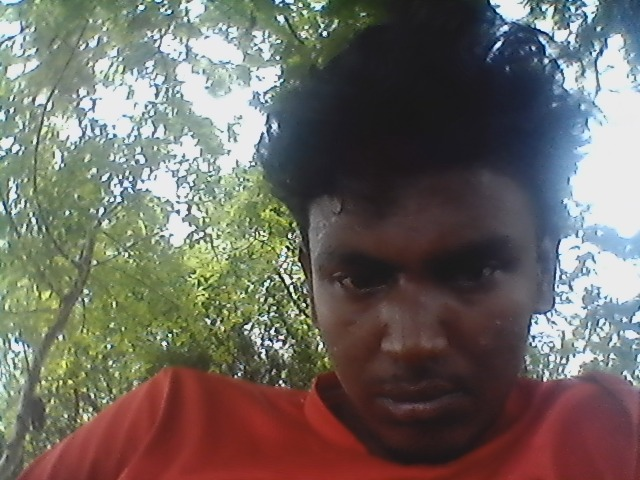
#> input picture backend/uploads/3/44bd28c56ef548beb4592e6b5f680fc1.jpg, 640 x 480 px
$ python -i ai_analysis.py   (imports and definitions only)
#> lines starting #> are read from the running program, lines starting #| are printed output that depends on the picture
"""AI analysis services using MediaPipe and OpenCV."""

import math
from dataclasses import dataclass, field

import cv2
import numpy as np

try:
    import mediapipe as mp
    mp_face = mp.solutions.face_mesh
    mp_pose = mp.solutions.pose
except Exception:
    mp = None
    mp_face = None
    mp_pose = None

MEDIA_PIPE_AVAILABLE = mp_face is not None and mp_pose is not None

OUTFIT_TYPES = [
    "Formal", "Casual", "Traditional", "Party Wear",
    "Business Wear", "Sports Wear", "Fashion Wear",
]

FACE_SHAPES = ["Oval", "Round", "Square", "Heart", "Oblong", "Diamond"]

POSE_CATEGORIES = {
    "Formal": ["Confident Business Pose", "Professional Standing Pose", "Corporate Portrait Pose"],
    "Casual": ["Relaxed Standing Pose", "Casual Lean Pose", "Natural Smile Pose"],
    "Traditional": ["Traditional Standing Pose", "Elegant Saree Pose", "Cultural Portrait Pose"],
    "Party Wear": ["Fashion Model Pose", "Instagram Glam Pose", "Dynamic Party Pose"],
    "Business Wear": ["Interview Pose", "Corporate Headshot Pose", "Executive Standing Pose"],
    "Sports Wear": ["Athletic Power Pose", "Active Standing Pose", "Dynamic Sports Pose"],
    "Fashion Wear": ["Runway Pose", "Editorial Fashion Pose", "High Fashion Angle Pose"],
}


@dataclass
class OutfitAnalysis:
    outfit_type: str
    dominant_colors: list[str]
    patterns: list[str]
    accessories: list[str]
    fashion_style: str
    confidence: float


@dataclass
class FaceAnalysis:
    face_shape: str
    expression: str
    smile_confidence: float
    head_angle: dict
    best_camera_angle: str
    recommended_poses: list[str]


@dataclass
class BodyPoseAnalysis:
    landmarks_detected: bool
    posture_alignment: float
    shoulder_position: str
    neck_angle: float
    position: str
    pose_confidence: float
    corrections: list[str] = field(default_factory=list)


@dataclass
class PoseRecommendation:
    recommended_pose: str
    category: str
    match_percentage: float
    suggestions: list[str]
    guidance_messages: list[str]


@dataclass
class PhotoReview:
    overall_score: float
    pose_score: float
    outfit_score: float
    expression_score: float
    angle_score: float
    lighting_score: float
    feedback: list[str]


def _decode_image(image_bytes: bytes) -> np.ndarray:
    arr = np.frombuffer(image_bytes, dtype=np.uint8)
    img = cv2.imdecode(arr, cv2.IMREAD_COLOR)
    if img is None:
        raise ValueError("Invalid image data")
    return img


def _rgb(img: np.ndarray) -> np.ndarray:
    return cv2.cvtColor(img, cv2.COLOR_BGR2RGB)


# [32 lines left out: functions _dominant_colors, _name_color, not called in this run]


def analyze_outfit(image_bytes: bytes) -> OutfitAnalysis:
    img = _decode_image(image_bytes)
    h, w = img.shape[:2]
    torso = img[int(h * 0.25):int(h * 0.75), int(w * 0.2):int(w * 0.8)]
    colors = _dominant_colors(torso)

    gray = cv2.cvtColor(torso, cv2.COLOR_BGR2GRAY)
    edges = cv2.Canny(gray, 50, 150)
    edge_density = np.mean(edges > 0)
    saturation = np.mean(cv2.cvtColor(torso, cv2.COLOR_BGR2HSV)[:, :, 1])
    brightness = np.mean(cv2.cvtColor(torso, cv2.COLOR_BGR2GRAY))

    patterns, accessories, style = [], [], "Classic"
    if edge_density > 0.08:
        patterns.append("Textured/Patterned")
    else:
        patterns.append("Solid")

    if saturation > 120 and brightness > 100:
        outfit_type = "Party Wear"
        style = "Bold & Vibrant"
    elif brightness < 80 and "Black" in colors or "Navy" in colors:
        if edge_density < 0.05:
            outfit_type = "Business Wear"
            style = "Professional"
        else:
            outfit_type = "Formal"
            style = "Elegant"
    elif saturation < 60:
        outfit_type = "Casual"
        style = "Minimalist"
    elif "Gold" in colors or "Red" in colors:
        outfit_type = "Traditional"
        style = "Cultural"
        accessories.append("Traditional elements detected")
    elif saturation > 80 and edge_density > 0.06:
        outfit_type = "Fashion Wear"
        style = "Trendy"
    else:
        hsv = cv2.cvtColor(torso, cv2.COLOR_BGR2HSV)
        if np.mean(hsv[:, :, 1]) > 100 and np.std(hsv[:, :, 0]) > 30:
            outfit_type = "Sports Wear"
            style = "Athletic"
        else:
            outfit_type = "Casual"
            style = "Everyday"

    return OutfitAnalysis(
        outfit_type=outfit_type,
        dominant_colors=colors,
        patterns=patterns,
        accessories=accessories,
        fashion_style=style,
        confidence=min(0.95, 0.6 + edge_density * 2),
    )


# [252 lines left out: functions analyze_face, analyze_body_pose, recommend_pose, not called in this run]


def review_photo(image_bytes: bytes) -> PhotoReview:
    outfit = analyze_outfit(image_bytes)
    face = analyze_face(image_bytes)
    body = analyze_body_pose(image_bytes)

    img = _decode_image(image_bytes)
    gray = cv2.cvtColor(img, cv2.COLOR_BGR2GRAY)
    lighting = min(100, np.std(gray) * 2.5)
    if np.mean(gray) < 60:
        lighting *= 0.7
    elif np.mean(gray) > 200:
        lighting *= 0.8

    pose_score = body.posture_alignment if body.landmarks_detected else 65.0
    outfit_score = outfit.confidence * 100
    expression_score = 60 + face.smile_confidence * 40
    angle_score = max(50, 100 - abs(face.head_angle.get("yaw", 0)) * 2)
    lighting_score = round(lighting, 1)

    overall = round(
        pose_score * 0.3 + outfit_score * 0.2 + expression_score * 0.2
        + angle_score * 0.15 + lighting_score * 0.15,
        1,
    )

    feedback = []
    if lighting_score < 70:
        feedback.append("Try facing a light source for better lighting.")
    if pose_score < 75:
        feedback.append("Adjust posture for a more confident look.")
    if expression_score < 70:
        feedback.append("A natural smile can enhance your photo.")
    if not feedback:
        feedback.append("Excellent photo! Great pose and composition.")

    return PhotoReview(
        overall_score=overall,
        pose_score=round(pose_score, 1),
        outfit_score=round(outfit_score, 1),
        expression_score=round(expression_score, 1),
        angle_score=round(angle_score, 1),
        lighting_score=lighting_score,
        feedback=feedback,
    )


# [55 lines left out: function full_analysis, not called in this run]

>>> import cv2
>>> picture = cv2.imread('../../uploads/3/44bd28c56ef548beb4592e6b5f680fc1.jpg', cv2.IMREAD_GRAYSCALE)
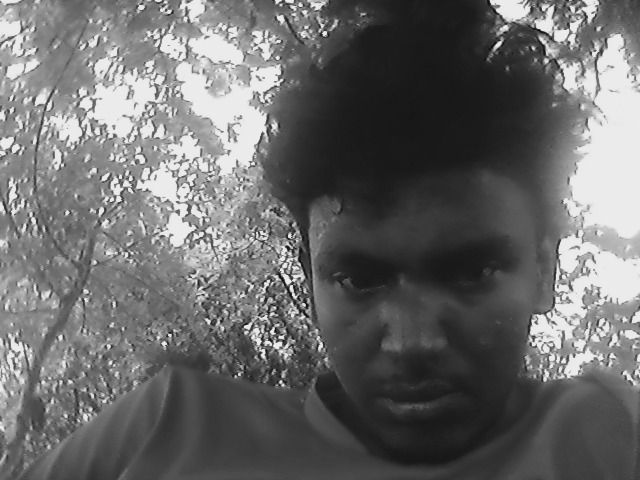
#> picture: shape (480, 640); min 10, max 244, mean 105.8
#> (the run stopped early here; a loop or call above may not have finished)

$ run again, on backend/uploads/3/7b774b04c94f42e096c7181b8fdbf63f.jpg
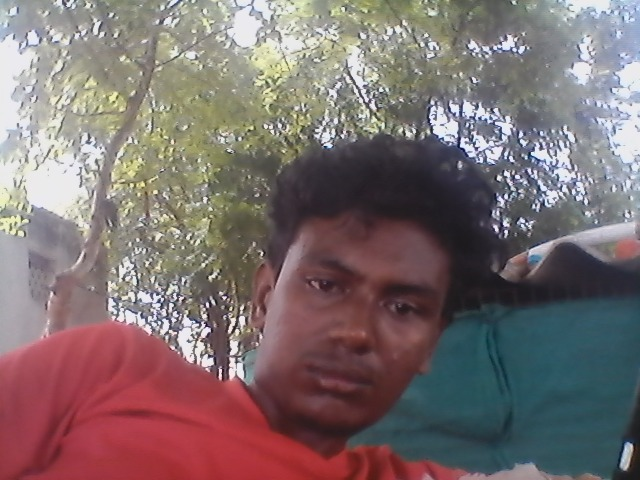
#> input picture backend/uploads/3/7b774b04c94f42e096c7181b8fdbf63f.jpg, 640 x 480 px
#> `picture = cv2.imread('../../uploads/3/44bd28c56ef548beb4592e6b5f680fc1..`:
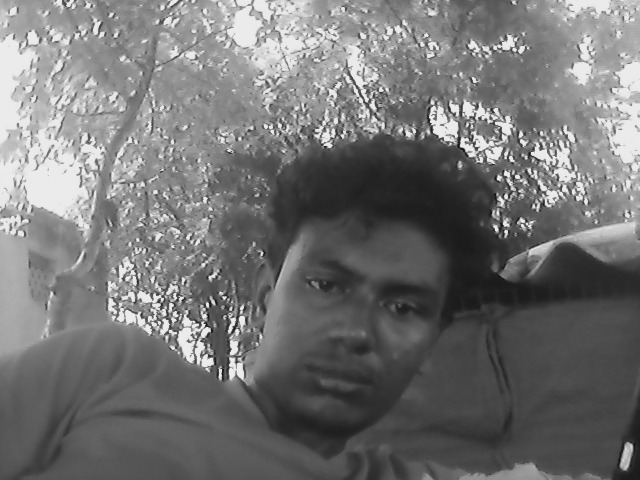
#> picture: shape (480, 640); min 17, max 248, mean 115.1
